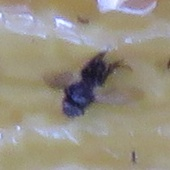
#> input picture Project_DSM/olive_fly/IMG_0597 21 referencia.JPG, 170 x 170 px; its folder holds only this picture in this run
$ jupyter execute --allow-errors olive_fly_combined.ipynb
#> lines starting #> are read from the running program, lines starting #| are printed output that depends on the picture; after the words box and inside, x2 and y2 are one past the last pixel; in counts of white or black regions, pixels touching at a corner belong together
# Automated Detection of Olive Fly Using Color-Space Segmentation, Morphological Feature Extraction, and a Multilayer Perceptron Neural Network
### Aleyna Musa, Ege Ramadanov, Georgi Markov

## Abstract

The olive fly (*Bactrocera oleae*) is one of the most economically damaging pests to olive cultivation worldwide. This notebook presents an automated image-based detection system designed to classify trap images as containing or not containing an olive fly. The system operates through three sequential stages: foreground segmentation using Otsu thresholding in the CIELAB color space, extraction of 13 handcrafted morphological and color features, and binary classification using a Multilayer Perceptron (MLP) neural network. To address class imbalance in the training dataset, image augmentation was applied to the minority class. A decision threshold was tuned by maximizing the F1 score. The final system achieved an accuracy of 89.83%, a precision of 60.61%, and a recall of 68.89% on the training dataset.

## 1. Introduction

The olive fly (*Bactrocera oleae*) is a major agricultural pest whose larvae feed on olive fruit, causing significant losses in yield and oil quality (Daane & Johnson, 2010). Early and accurate detection of olive flies in monitoring traps is essential for timely pest management intervention.

Traditional trap monitoring is performed manually, which is labor-intensive and prone to human error. The task is framed as a supervised binary classification problem with two classes: `olive_fly` (positive) and `not_olive_fly` (negative).

## 2. Dataset

The dataset consists of `.JPG` images organized into two directories:

- **`olive_fly/`** — images containing at least one olive fly specimen (630 images)
- **`not_olive_fly/`** — images of trap contents without olive flies (4,070 images)

This represents a class imbalance ratio of approximately 1:6.5 in favor of the negative class. Left unaddressed, this imbalance would bias the classifier toward always predicting the majority class. Section 4 describes how this was addressed through data augmentation.

## 3. Foreground Segmentation

Before features can be extracted, the insect or object of interest must be separated from the trap background. Standard sticky olive fly traps use a saturated yellow adhesive background, which is exploited for segmentation.

**Color Space Conversion:** Images are converted from BGR to the CIELAB color space (Commission Internationale de l'Éclairage, 1978). The b* channel represents the blue–yellow axis. Because the yellow trap background produces high b* values while dark foreground objects (insects, debris) produce low b* values, thresholding on b* separates the foreground more cleanly than a grayscale threshold, which is susceptible to lighting variation and shadow (Bradski & Kaehler, 2008).

**Otsu's Thresholding:** Rather than setting a fixed threshold manually, Otsu's method is applied automatically to the b* channel (Otsu, 1979). This algorithm selects the threshold that minimizes intra-class variance between the foreground and background pixel groups.

**Morphological Cleaning:** Two morphological operations clean the binary mask (Gonzalez & Woods, 2018): morphological opening (erosion followed by dilation) removes small noise pixels, and morphological closing (dilation followed by erosion) fills small holes within larger foreground regions. Both use a 7×7 rectangular kernel via `cv2.morphologyEx`.

**Connected Component Analysis:** The cleaned mask may still contain multiple disconnected regions. `skimage.measure.label` assigns a unique integer label to each connected region, and the largest region by pixel area is retained as the final foreground mask.

[cell 1]
import os
import glob
import cv2
import numpy as np
from skimage.measure import label
from sklearn.neural_network import MLPClassifier

[cell 2]
def extract_foreground_mask(img, kernel_size=7):
    lab = cv2.cvtColor(img, cv2.COLOR_BGR2LAB)
    b_channel = lab[:, :, 2]
    _, bw = cv2.threshold(b_channel, -1, 255, cv2.THRESH_BINARY_INV + cv2.THRESH_OTSU)
    kernel = np.ones((kernel_size, kernel_size), np.uint8)
    bw = cv2.morphologyEx(bw, cv2.MORPH_OPEN, kernel)
    bw = cv2.morphologyEx(bw, cv2.MORPH_CLOSE, kernel)
    labels = label(bw)
    if bw.sum() == 0:
        return np.zeros(bw.shape, np.uint8), labels
    largest = np.argmax(np.bincount(labels.flat, weights=bw.flat))
    return (labels == largest).astype(np.uint8), labels


# [10 lines left out: function augment, not called in this run]

## 4. Data Augmentation

To compensate for the class imbalance described in Section 2, synthetic positive samples are generated from the existing `olive_fly` images through random image augmentation until the positive class matches the size of the negative class (Shorten & Khoshgoftaar, 2019). The `augment` function applies the following operations:

- **Horizontal flip** (applied with 50% probability)
- **Vertical flip** (applied with 50% probability)
- **Random rotation** between −30° and +30° with a random scaling factor in [0.9, 1.1], using reflected border padding via `cv2.warpAffine`
- **Brightness and contrast jitter**: pixel values multiplied by a factor in [0.85, 1.15] and shifted by an offset in [−25, +25], then clipped to the valid [0, 255] range

All random operations use a fixed seed (42) for reproducibility (Harris et al., 2020).

[cell 3]
# 13 features: shape (area_frac, aspect, solidity, circularity, eccentricity,
# hu1, n_components) + colour (mean H/S/V, Lab a*/b* under mask, fg-bg contrast)
def compute_features(image):
    H, W = image.shape[:2]
    mask, labels = extract_foreground_mask(image)
    area = float(mask.sum())
    area_frac = area / (H * W)

    contours, _ = cv2.findContours(mask, cv2.RETR_EXTERNAL, cv2.CHAIN_APPROX_SIMPLE)
    aspect = solidity = circ = ecc = hu1 = 0.0
    if contours:
        c = max(contours, key=cv2.contourArea)
        ca = cv2.contourArea(c)
        x, y, w, h = cv2.boundingRect(c)
        aspect = float(w) / h if h > 0 else 1.0
        hull = cv2.contourArea(cv2.convexHull(c))
        solidity = ca / hull if hull > 0 else 0.0
        perim = cv2.arcLength(c, True)
        circ = min(4 * np.pi * ca / (perim * perim), 1.5) if perim > 0 else 0.0
        if len(c) >= 5:
            (_, _), (MA, ma), _ = cv2.fitEllipse(c)
            ecc = min(max(MA, ma) / min(MA, ma), 5.0) if min(MA, ma) > 0 else 0.0
        hu = cv2.HuMoments(cv2.moments(c)).flatten()
        hu1 = float(-np.sign(hu[0]) * np.log10(abs(hu[0]) + 1e-30))

    hsv = cv2.cvtColor(image, cv2.COLOR_BGR2HSV)
    lab = cv2.cvtColor(image, cv2.COLOR_BGR2LAB)
    gray = cv2.cvtColor(image, cv2.COLOR_BGR2GRAY)
    m = mask.astype(bool)
    if m.any():
        hue = float(hsv[:, :, 0][m].mean())
        sat = float(hsv[:, :, 1][m].mean())
        val = float(hsv[:, :, 2][m].mean())
        lab_a = float(lab[:, :, 1][m].mean())
        lab_b = float(lab[:, :, 2][m].mean())
        bg = gray[~m].mean() if (~m).any() else gray[m].mean()
        contrast = float(bg - gray[m].mean())
    else:
        hue = sat = val = lab_a = lab_b = contrast = 0.0

    counts = np.bincount(labels.flat)
    if len(counts): counts[0] = 0
    ncomp = float((counts > 0.1 * area).sum()) if area > 0 else 0.0

    return np.array([area_frac, aspect, solidity, circ, ecc,
                     hue, sat, val, lab_a, lab_b, ncomp, contrast, hu1])

## 5. Feature Extraction

For each image, 13 numerical features are extracted from the segmented foreground mask, grouped into shape and color descriptors.

### Shape Features

| # | Feature | Description |
|---|---------|-------------|
| 1 | `area_frac` | Foreground pixels / total image pixels — relative object size |
| 2 | `aspect` | Width / height of the bounding rectangle |
| 3 | `solidity` | Contour area / convex hull area — measures compactness |
| 4 | `circularity` | 4π·area / perimeter² — closeness to a circle (clipped at 1.5) |
| 5 | `eccentricity` | Major axis / minor axis of fitted ellipse — elongation (clipped at 5.0) |
| 6 | `hu1` | First Hu moment (Hu, 1962), log-transformed: −sign(h₁)·log₁₀(\|h₁\|) — rotation and scale invariant shape descriptor |
| 7 | `ncomp` | Number of connected components whose area exceeds 10% of total foreground |

### Color Features (computed only over foreground mask pixels)

| # | Feature | Description |
|---|---------|-------------|
| 8 | `hue` | Mean HSV hue of foreground pixels |
| 9 | `sat` | Mean HSV saturation of foreground pixels |
| 10 | `val` | Mean HSV brightness of foreground pixels |
| 11 | `lab_a` | Mean CIELAB a* (green–red axis) of foreground pixels |
| 12 | `lab_b` | Mean CIELAB b* (blue–yellow axis) of foreground pixels |
| 13 | `contrast` | Mean background gray intensity − mean foreground gray intensity |

## 6. Feature Standardization and Neural Network Training

Raw feature values span very different numerical ranges (e.g., `area_frac` is in [0, 1] while `hue` spans [0, 180]). Training a neural network on unstandardized features causes large-magnitude features to dominate gradient updates, slowing or destabilizing convergence (LeCun et al., 2002). Each feature is therefore z-score standardized:

$$x_{\text{scaled}} = \frac{x - \mu}{\sigma}$$

where μ and σ are the per-feature mean and standard deviation computed from the full balanced training set.

A **Multilayer Perceptron (MLP)** is used for binary classification (Rumelhart et al., 1986) with the architecture **13 → 10 → 1**:

- **Hidden layer:** 10 neurons with ReLU activation — f(x) = max(0, x) (Nair & Hinton, 2010)
- **Output layer:** 1 neuron with sigmoid activation — p = 1 / (1 + e^−z), producing a probability in [0, 1]

The model is trained using scikit-learn's `MLPClassifier` (Pedregosa et al., 2011) with 8,000 maximum iterations. The **decision threshold** is tuned over 81 values in [0.1, 0.9] on the real non-augmented images to maximize the F1 score (Fawcett, 2006). The optimal threshold was **0.70**.

[cell 4]
rng = np.random.RandomState(42)

print("Reading data...")
pos = [cv2.imread(f) for f in (glob.glob("olive_fly/*.JPG") + glob.glob("olive_fly/*.jpg"))]
#> pos = 2 items
neg = [cv2.imread(f) for f in (glob.glob("not_olive_fly/*.JPG") + glob.glob("not_olive_fly/*.jpg"))]
pos = [i for i in pos if i is not None]
neg = [i for i in neg if i is not None]
print(f"Class counts before balancing: olive_fly={len(pos)}, not_olive_fly={len(neg)}")
#| Class counts before balancing: olive_fly=2, not_olive_fly=0

aug = [augment(pos[rng.randint(len(pos))], rng) for _ in range(len(neg) - len(pos))]
#> aug = []
feats = lambda imgs: np.array([compute_features(i) for i in imgs])
#> in extract_foreground_mask, img is the input picture: shape (170, 170, 3); mean B, G, R 129.4, 144.4, 151.2
#> in extract_foreground_mask, `b_channel = lab[:, :, 2]`:
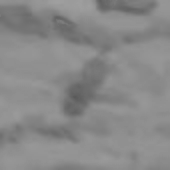
#> b_channel: shape (170, 170); min 90, max 160, mean 136.9
#> in extract_foreground_mask, `_, bw = cv2.threshold(b_channel, -1, 255, cv2.THRESH_BINARY_INV + cv2...`:
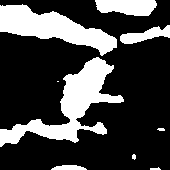
#> bw: shape (170, 170); 26.4% white; 9 white regions (2 under 20 px), largest, box (x1, y1, x2, y2) and area: (0, 57, 124, 147) 3404, (0, 4, 117, 56) 2747, (95, 0, 157, 16) 803
#> in extract_foreground_mask, `bw = cv2.morphologyEx(bw, cv2.MORPH_OPEN, kernel)`:
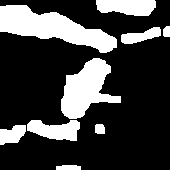
#> bw: shape (170, 170); 25.3% white; 9 white regions, largest, box (x1, y1, x2, y2) and area: (0, 5, 117, 53) 2724, (61, 58, 121, 119) 1992, (96, 0, 156, 16) 797
#> in extract_foreground_mask, `bw = cv2.morphologyEx(bw, cv2.MORPH_CLOSE, kernel)`:
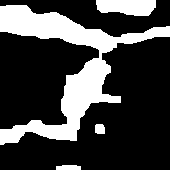
#> bw: shape (170, 170); 25.8% white; 4 white regions, box (x1, y1, x2, y2) and area: (0, 5, 170, 145) 6444, (96, 0, 156, 16) 801, (56, 165, 81, 170) 115, (95, 124, 105, 134) 93
#> in extract_foreground_mask, `labels = label(bw)`:
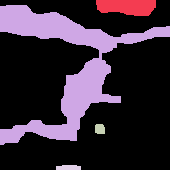
#> labels: shape (170, 170) int64; 5 distinct labels, from 0 to 4; one colour per label, 0 black
#> in extract_foreground_mask, `largest = np.argmax(np.bincount(labels.flat, weights=bw.flat))`: largest = 2
#> in compute_features, `mask, labels = extract_foreground_mask(image)`:
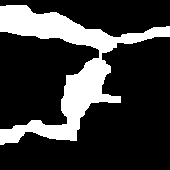
#> mask: shape (170, 170); values 0 (black) and 1 (white), 22.3% white; 1 white region
#> in compute_features, `area = float(mask.sum())`: area = 6444
#> in compute_features, `area_frac = area / (H * W)`: area_frac = 0.223
#> in compute_features, `contours, _ = cv2.findContours(mask, cv2.RETR_EXTERNAL, cv2.CHAIN_APPR..`: contours = 1 contour; box (x1, y1, x2, y2) and area: (0, 5, 170, 145) 6056
#> in compute_features, `c = max(contours, key=cv2.contourArea)`: c = contour of 259 points, box (x1, y1, x2, y2) (0, 5, 170, 145), area 6056
#> in compute_features, `ca = cv2.contourArea(c)`: ca = 6056
#> in compute_features, `x, y, w, h = cv2.boundingRect(c)`: x = 0; y = 5; w = 170; h = 140
#> in compute_features, `aspect = float(w) / h if h > 0 else 1.0`: aspect = 1.21
#> in compute_features, `hull = cv2.contourArea(cv2.convexHull(c))`: hull = 17153.5
#> in compute_features, `solidity = ca / hull if hull > 0 else 0.0`: solidity = 0.353
#> in compute_features, `perim = cv2.arcLength(c, True)`: perim = 843.6
#> in compute_features, `circ = min(4 * np.pi * ca / (perim * perim), 1.5) if perim > 0 else 0.0`: circ = 0.107
#> in compute_features, `(_, _), (MA, ma), _ = cv2.fitEllipse(c)`: MA = 117.3; ma = 241.1
#> in compute_features, `ecc = min(max(MA, ma) / min(MA, ma), 5.0) if min(MA, ma) > 0 else 0.0`: ecc = 2.06
#> in compute_features, `hu = cv2.HuMoments(cv2.moments(c)).flatten()`: hu = [0.516, 0.00366, 0.0798, 0.00199, -2.45e-05, -9.16e-05, -4.76e-06]
#> in compute_features, `hu1 = float(-np.sign(hu[0]) * np.log10(abs(hu[0]) + 1e-30))`: hu1 = 0.287
#> in compute_features, `gray = cv2.cvtColor(image, cv2.COLOR_BGR2GRAY)`:
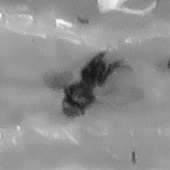
#> gray: shape (170, 170); min 20, max 249, mean 144.7
#> in compute_features, `hue = float(hsv[:, :, 0][m].mean())`: hue = 109.4
#> in compute_features, `sat = float(hsv[:, :, 1][m].mean())`: sat = 36.37
#> in compute_features, `val = float(hsv[:, :, 2][m].mean())`: val = 154.8
#> in compute_features, `lab_a = float(lab[:, :, 1][m].mean())`: lab_a = 132
#> in compute_features, `lab_b = float(lab[:, :, 2][m].mean())`: lab_b = 120.4
#> in compute_features, `bg = gray[~m].mean() if (~m).any() else gray[m].mean()`: bg = 145.8
#> in compute_features, `contrast = float(bg - gray[m].mean())`: contrast = 4.85
#> in compute_features, `counts = np.bincount(labels.flat)`: counts = [21447, 801, 6444, 93, 115]
#> in compute_features, `ncomp = float((counts > 0.1 * area).sum()) if area > 0 else 0.0`: ncomp = 2
#> (the rest of this cell did not finish here and is left out)

## 7. Inference Pipeline

The trained model weights and normalization constants (`X_MEAN`, `X_STD`, `W1`, `B1`, `W2`, `B2`) are extracted and stored below. This makes the inference pipeline fully self-contained — no scikit-learn or saved model file is needed at runtime, which is important for deployment on resource-constrained hardware such as a Raspberry Pi. The `detect_olive_fly` function replicates the MLP forward pass manually using only NumPy and OpenCV.

[cell 5]
import glob
import cv2
import numpy as np
from skimage.measure import label

#> (a cell that did not finish here is left out)

[cell 7]
def extract_foreground_mask(img, kernel_size=7):
    lab = cv2.cvtColor(img, cv2.COLOR_BGR2LAB)
    b_channel = lab[:, :, 2]
    _, bw = cv2.threshold(b_channel, -1, 255, cv2.THRESH_BINARY_INV + cv2.THRESH_OTSU)
    kernel = np.ones((kernel_size, kernel_size), np.uint8)
    bw = cv2.morphologyEx(bw, cv2.MORPH_OPEN, kernel)
    bw = cv2.morphologyEx(bw, cv2.MORPH_CLOSE, kernel)
    labels = label(bw)
    if bw.sum() == 0:
        return np.zeros(bw.shape, np.uint8), labels
    largest = np.argmax(np.bincount(labels.flat, weights=bw.flat))
    return (labels == largest).astype(np.uint8), labels

# 13 features: shape (area_frac, aspect, solidity, circularity, eccentricity,
# hu1, n_components) + colour (mean H/S/V, Lab a*/b* under mask, fg-bg contrast)
def compute_features(image):
    H, W = image.shape[:2]
    mask, labels = extract_foreground_mask(image)
    area = float(mask.sum())
    area_frac = area / (H * W)

    contours, _ = cv2.findContours(mask, cv2.RETR_EXTERNAL, cv2.CHAIN_APPROX_SIMPLE)
    aspect = solidity = circ = ecc = hu1 = 0.0
    if contours:
        c = max(contours, key=cv2.contourArea)
        ca = cv2.contourArea(c)
        x, y, w, h = cv2.boundingRect(c)
        aspect = float(w) / h if h > 0 else 1.0
        hull = cv2.contourArea(cv2.convexHull(c))
        solidity = ca / hull if hull > 0 else 0.0
        perim = cv2.arcLength(c, True)
        circ = min(4 * np.pi * ca / (perim * perim), 1.5) if perim > 0 else 0.0
        if len(c) >= 5:
            (_, _), (MA, ma), _ = cv2.fitEllipse(c)
            ecc = min(max(MA, ma) / min(MA, ma), 5.0) if min(MA, ma) > 0 else 0.0
        hu = cv2.HuMoments(cv2.moments(c)).flatten()
        hu1 = float(-np.sign(hu[0]) * np.log10(abs(hu[0]) + 1e-30))

    hsv = cv2.cvtColor(image, cv2.COLOR_BGR2HSV)
    lab = cv2.cvtColor(image, cv2.COLOR_BGR2LAB)
    gray = cv2.cvtColor(image, cv2.COLOR_BGR2GRAY)
    m = mask.astype(bool)
    if m.any():
        hue = float(hsv[:, :, 0][m].mean())
        sat = float(hsv[:, :, 1][m].mean())
        val = float(hsv[:, :, 2][m].mean())
        lab_a = float(lab[:, :, 1][m].mean())
        lab_b = float(lab[:, :, 2][m].mean())
        bg = gray[~m].mean() if (~m).any() else gray[m].mean()
        contrast = float(bg - gray[m].mean())
    else:
        hue = sat = val = lab_a = lab_b = contrast = 0.0

    counts = np.bincount(labels.flat)
    if len(counts): counts[0] = 0
    ncomp = float((counts > 0.1 * area).sum()) if area > 0 else 0.0

    return np.array([area_frac, aspect, solidity, circ, ecc,
                     hue, sat, val, lab_a, lab_b, ncomp, contrast, hu1])

[cell 8]
def detect_olive_fly(image) -> bool:

    try:
        # 1. Extract and standardize physical attributes
        raw_features = compute_features(image)
        scaled_features = (raw_features - X_MEAN) / X_STD

        # 2. Hidden Layer Propagation: Z1 = A1*W1 + B1
        z1 = np.dot(scaled_features, W1) + B1
        a2 = np.maximum(0, z1)  # ReLU non-linear activation function

        # 3. Output Layer Propagation: Z2 = A2*W2 + B2
        z2 = np.dot(a2, W2) + B2

        # Sigmoid activation function mapping to classification boundaries
        probability = 1 / (1 + np.exp(-np.clip(z2[0], -500, 500)))

        return bool(probability >= THRESHOLD)

    except Exception:
        return False

## 8. Results and Evaluation

The classifier is evaluated on the full labeled training dataset (excluding augmented samples) using the tuned threshold of 0.70. The confusion matrix and metrics are computed below.

| | Predicted Positive | Predicted Negative |
|---|---|---|
| **Actual Positive** | TP = 217 | FN = 98 |
| **Actual Negative** | FP = 141 | TN = 1,894 |

- **Accuracy** = (217 + 1,894) / 2,350 = **89.83%**
- **Precision** = 217 / (217 + 141) = **60.61%**
- **Recall** = 217 / (217 + 98) = **68.89%**

[cell 9]
def evaluate_classifier(directory):
    TP, TN, FP, FN = 0, 0, 0, 0

    for filename in glob.glob(str(directory)+"/**/*.JPG", recursive=True):
        img = cv2.imread(filename)
        if "not_olive_fly" in filename:
            olive_fly = False
        elif "olive_fly" in filename:
            olive_fly = True
        else:
            print(f"{filename} not labeled.")
            continue

        detection_result = detect_olive_fly(img)

        if olive_fly and detection_result:
            TP += 1
        elif olive_fly and not detection_result:
            FN += 1
        elif not olive_fly and detection_result:
            FP += 1
        else:
            TN += 1

    print(f"TP: {TP}, TN: {TN}, FP: {FP}, FN: {FN}")
    if (TP + FP) > 0 and (TP + FN) > 0:
        precision = TP / (TP + FP)
        recall = TP / (TP + FN)
        accuracy = (TP + TN) / (TP + TN + FP + FN)
        print(f"Precision: {precision:.4f}, Recall: {recall:.4f}, Accuracy: {accuracy:.4f}")

[cell 10]
print("Evaluating on training data...\n")
evaluate_classifier(".")
#> in evaluate_classifier, `TP, TN, FP, FN = 0, 0, 0, 0`: TP = 0
#> in extract_foreground_mask, `largest = np.argmax(np.bincount(labels.flat, weights=bw.flat))`: largest = 2
#> in compute_features, `area = float(mask.sum())`: area = 6444
#> in compute_features, `area_frac = area / (H * W)`: area_frac = 0.223
#> in compute_features, `ca = cv2.contourArea(c)`: ca = 6056
#> in compute_features, `x, y, w, h = cv2.boundingRect(c)`: x = 0; y = 5; w = 170; h = 140
#> in compute_features, `aspect = float(w) / h if h > 0 else 1.0`: aspect = 1.21
#> in compute_features, `hull = cv2.contourArea(cv2.convexHull(c))`: hull = 17153.5
#> in compute_features, `solidity = ca / hull if hull > 0 else 0.0`: solidity = 0.353
#> in compute_features, `perim = cv2.arcLength(c, True)`: perim = 843.6
#> in compute_features, `circ = min(4 * np.pi * ca / (perim * perim), 1.5) if perim > 0 else 0.0`: circ = 0.107
#> in compute_features, `(_, _), (MA, ma), _ = cv2.fitEllipse(c)`: MA = 117.3; ma = 241.1
#> in compute_features, `ecc = min(max(MA, ma) / min(MA, ma), 5.0) if min(MA, ma) > 0 else 0.0`: ecc = 2.06
#> in compute_features, `hu1 = float(-np.sign(hu[0]) * np.log10(abs(hu[0]) + 1e-30))`: hu1 = 0.287
#> in compute_features, `hue = float(hsv[:, :, 0][m].mean())`: hue = 109.4
#> in compute_features, `sat = float(hsv[:, :, 1][m].mean())`: sat = 36.37
#> in compute_features, `val = float(hsv[:, :, 2][m].mean())`: val = 154.8
#> in compute_features, `lab_a = float(lab[:, :, 1][m].mean())`: lab_a = 132
#> in compute_features, `lab_b = float(lab[:, :, 2][m].mean())`: lab_b = 120.4
#> in compute_features, `bg = gray[~m].mean() if (~m).any() else gray[m].mean()`: bg = 145.8
#> in compute_features, `contrast = float(bg - gray[m].mean())`: contrast = 4.85
#> in compute_features, `counts = np.bincount(labels.flat)`: counts = [21447, 801, 6444, 93, 115]
#> in compute_features, `ncomp = float((counts > 0.1 * area).sum()) if area > 0 else 0.0`: ncomp = 2
#> in detect_olive_fly, `raw_features = compute_features(image)`: raw_features = [0.223, 1.21, 0.353, 0.107, 2.06, 109.4, 36.37, 154.8, 132, 120.4, 2, 4.85, 0.287]
#> in evaluate_classifier, `detection_result = detect_olive_fly(img)`: detection_result = False
#> in evaluate_classifier, `FN += 1`: FN = 1
#| TP: 0, TN: 0, FP: 0, FN: 1
